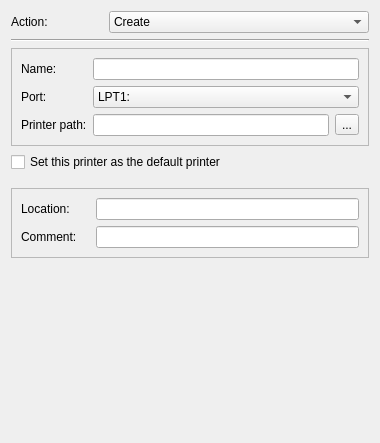
<?xml version="1.0" encoding="UTF-8"?>
<ui version="4.0">
 <class>LocalPrinterWidget</class>
 <widget class="QWidget" name="LocalPrinterWidget">
  <property name="geometry">
   <rect>
    <x>0</x>
    <y>0</y>
    <width>380</width>
    <height>443</height>
   </rect>
  </property>
  <property name="sizePolicy">
   <sizepolicy hsizetype="Preferred" vsizetype="Preferred">
    <horstretch>38</horstretch>
    <verstretch>44</verstretch>
   </sizepolicy>
  </property>
  <property name="windowTitle">
   <string>Form</string>
  </property>
  <layout class="QGridLayout" name="gridLayout_3">
   <item row="2" column="0" rowspan="2">
    <widget class="QFrame" name="frame">
     <property name="frameShape">
      <enum>QFrame::StyledPanel</enum>
     </property>
     <property name="frameShadow">
      <enum>QFrame::Raised</enum>
     </property>
     <layout class="QGridLayout" name="gridLayout">
      <item row="0" column="0">
       <widget class="QLabel" name="nameLabel">
        <property name="text">
         <string>Name:</string>
        </property>
        <property name="buddy">
         <cstring>nameLineEdit</cstring>
        </property>
       </widget>
      </item>
      <item row="1" column="0">
       <widget class="QLabel" name="portLabel">
        <property name="text">
         <string>Port:</string>
        </property>
        <property name="buddy">
         <cstring>portComboBox</cstring>
        </property>
       </widget>
      </item>
      <item row="2" column="0">
       <widget class="QLabel" name="pathLabel">
        <property name="text">
         <string>Printer path:</string>
        </property>
        <property name="buddy">
         <cstring>pathLineEdit</cstring>
        </property>
       </widget>
      </item>
      <item row="2" column="1">
       <widget class="QLineEdit" name="pathLineEdit"/>
      </item>
      <item row="2" column="2">
       <widget class="QToolButton" name="pathToolButton">
        <property name="text">
         <string>...</string>
        </property>
       </widget>
      </item>
      <item row="0" column="1" colspan="2">
       <widget class="QLineEdit" name="nameLineEdit"/>
      </item>
      <item row="1" column="1" colspan="2">
       <widget class="QComboBox" name="portComboBox">
        <item>
         <property name="text">
          <string>LPT1:</string>
         </property>
        </item>
        <item>
         <property name="text">
          <string>LPT2:</string>
         </property>
        </item>
        <item>
         <property name="text">
          <string>LPT3:</string>
         </property>
        </item>
        <item>
         <property name="text">
          <string>LPT4:</string>
         </property>
        </item>
        <item>
         <property name="text">
          <string>COM1:</string>
         </property>
        </item>
        <item>
         <property name="text">
          <string>COM2:</string>
         </property>
        </item>
        <item>
         <property name="text">
          <string>COM3:</string>
         </property>
        </item>
        <item>
         <property name="text">
          <string>COM4:</string>
         </property>
        </item>
        <item>
         <property name="text">
          <string>USB001:</string>
         </property>
        </item>
        <item>
         <property name="text">
          <string>USB002:</string>
         </property>
        </item>
        <item>
         <property name="text">
          <string>USB003:</string>
         </property>
        </item>
        <item>
         <property name="text">
          <string>USB004:</string>
         </property>
        </item>
       </widget>
      </item>
     </layout>
    </widget>
   </item>
   <item row="0" column="0">
    <layout class="QHBoxLayout" name="horizontalLayout_4">
     <item>
      <widget class="QLabel" name="actionLabel">
       <property name="sizePolicy">
        <sizepolicy hsizetype="Fixed" vsizetype="Preferred">
         <horstretch>0</horstretch>
         <verstretch>0</verstretch>
        </sizepolicy>
       </property>
       <property name="minimumSize">
        <size>
         <width>92</width>
         <height>0</height>
        </size>
       </property>
       <property name="text">
        <string>Action:</string>
       </property>
       <property name="buddy">
        <cstring>actionComboBox</cstring>
       </property>
      </widget>
     </item>
     <item>
      <widget class="QComboBox" name="actionComboBox">
       <property name="currentText">
        <string>Create</string>
       </property>
       <item>
        <property name="text">
         <string>Create</string>
        </property>
       </item>
       <item>
        <property name="text">
         <string>Replace</string>
        </property>
       </item>
       <item>
        <property name="text">
         <string>Update</string>
        </property>
       </item>
       <item>
        <property name="text">
         <string>Delete</string>
        </property>
       </item>
      </widget>
     </item>
    </layout>
   </item>
   <item row="7" column="0">
    <spacer name="verticalSpacer">
     <property name="orientation">
      <enum>Qt::Vertical</enum>
     </property>
     <property name="sizeType">
      <enum>QSizePolicy::Expanding</enum>
     </property>
     <property name="sizeHint" stdset="0">
      <size>
       <width>20</width>
       <height>10</height>
      </size>
     </property>
    </spacer>
   </item>
   <item row="4" column="0">
    <widget class="QCheckBox" name="defaultCheckBox">
     <property name="sizePolicy">
      <sizepolicy hsizetype="Preferred" vsizetype="Fixed">
       <horstretch>0</horstretch>
       <verstretch>0</verstretch>
      </sizepolicy>
     </property>
     <property name="text">
      <string>Set this printer as the default printer</string>
     </property>
    </widget>
   </item>
   <item row="6" column="0">
    <widget class="QFrame" name="frame_2">
     <property name="frameShape">
      <enum>QFrame::StyledPanel</enum>
     </property>
     <property name="frameShadow">
      <enum>QFrame::Raised</enum>
     </property>
     <layout class="QGridLayout" name="gridLayout_2">
      <item row="0" column="0">
       <widget class="QLabel" name="locationLabel">
        <property name="sizePolicy">
         <sizepolicy hsizetype="Fixed" vsizetype="Fixed">
          <horstretch>0</horstretch>
          <verstretch>0</verstretch>
         </sizepolicy>
        </property>
        <property name="minimumSize">
         <size>
          <width>69</width>
          <height>0</height>
         </size>
        </property>
        <property name="text">
         <string>Location:</string>
        </property>
        <property name="buddy">
         <cstring>locationLineEdit</cstring>
        </property>
       </widget>
      </item>
      <item row="0" column="1">
       <widget class="QLineEdit" name="locationLineEdit"/>
      </item>
      <item row="1" column="0">
       <widget class="QLabel" name="commentLabel">
        <property name="sizePolicy">
         <sizepolicy hsizetype="Fixed" vsizetype="Preferred">
          <horstretch>0</horstretch>
          <verstretch>0</verstretch>
         </sizepolicy>
        </property>
        <property name="minimumSize">
         <size>
          <width>69</width>
          <height>0</height>
         </size>
        </property>
        <property name="text">
         <string>Comment:</string>
        </property>
        <property name="buddy">
         <cstring>commentLineEdit</cstring>
        </property>
       </widget>
      </item>
      <item row="1" column="1">
       <widget class="QLineEdit" name="commentLineEdit"/>
      </item>
     </layout>
    </widget>
   </item>
   <item row="1" column="0">
    <widget class="Line" name="line">
     <property name="font">
      <font>
       <family>Sans Serif</family>
       <pointsize>9</pointsize>
      </font>
     </property>
     <property name="orientation">
      <enum>Qt::Horizontal</enum>
     </property>
    </widget>
   </item>
   <item row="5" column="0">
    <spacer name="verticalSpacer_2">
     <property name="orientation">
      <enum>Qt::Vertical</enum>
     </property>
     <property name="sizeType">
      <enum>QSizePolicy::Minimum</enum>
     </property>
     <property name="sizeHint" stdset="0">
      <size>
       <width>20</width>
       <height>10</height>
      </size>
     </property>
    </spacer>
   </item>
  </layout>
 </widget>
 <tabstops>
  <tabstop>actionComboBox</tabstop>
  <tabstop>nameLineEdit</tabstop>
  <tabstop>portComboBox</tabstop>
  <tabstop>pathLineEdit</tabstop>
  <tabstop>pathToolButton</tabstop>
  <tabstop>defaultCheckBox</tabstop>
  <tabstop>locationLineEdit</tabstop>
  <tabstop>commentLineEdit</tabstop>
 </tabstops>
 <resources/>
 <connections/>
</ui>
